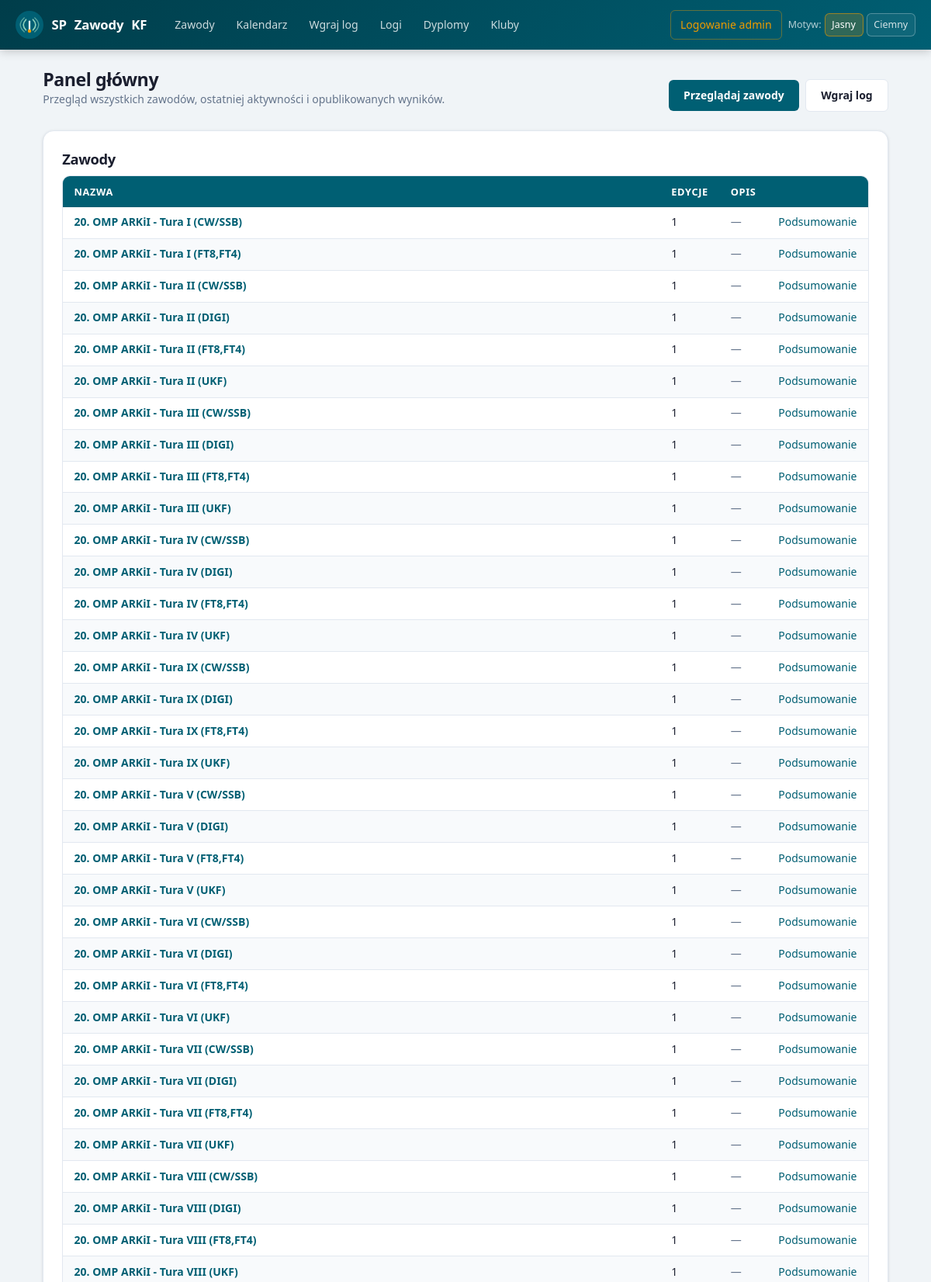
The page / (upper part) on the database its author committed.
### app/models.py (models this page shows)
class Contest(db.Model):
    id = db.Column(db.Integer, primary_key=True)
    name = db.Column(db.String(120), nullable=False, unique=True)
    description = db.Column(db.Text, nullable=True)
    is_yearly_recurring = db.Column(db.Boolean, default=True, nullable=False)
    created_at = db.Column(db.DateTime, default=datetime.utcnow, nullable=False)
    editions = db.relationship(
        "ContestEdition",
        back_populates="contest",
        cascade="all, delete-orphan",
        order_by="ContestEdition.year.desc()",
    )
    rule_notes = db.relationship(
        "ContestRuleNote",
        back_populates="contest",
        cascade="all, delete-orphan",
        order_by="ContestRuleNote.created_at.desc()",
    )

### app/routes.py (the view)
@bp.route("/")
def index():
    contests = Contest.query.order_by(Contest.created_at.desc()).all()
    recent_logs = ContestLog.query.order_by(ContestLog.submitted_at.desc()).limit(10).all()
    return render_template(
        "index.html",
        contests=contests,
        recent_logs=recent_logs,
    )

### app/admin_auth.py (called while the page is built)
def get_current_admin_user() -> AdminUser | None:
    if hasattr(g, "current_admin_user"):
        return g.current_admin_user
    user_id = session.get(SESSION_KEY)
    if not user_id:
        g.current_admin_user = None
        return None
    user = db.session.get(AdminUser, user_id)
    g.current_admin_user = user
    return user

### app/templates/index.html (shortened to what this page needs)
{% extends 'base.html' %}
{% block content %}
<div class="page-header">
    <div>
        <h2>Panel główny</h2>
        <p class="muted mb-0">Przegląd wszystkich zawodów, ostatniej aktywności i opublikowanych wyników.</p>
    </div>
    <div class="btn-group mt-0">
        <a href="{{ url_for('main.contests') }}" class="button">Przeglądaj zawody</a>
        <a href="{{ url_for('main.upload_log') }}" class="button btn-secondary">Wgraj log</a>
    </div>
</div>
<section class="card">
    <h3>Zawody</h3>
    {% if contests %}
        <div class="table-wrap">
        <table>
            <thead>
                <tr>
                    <th>Nazwa</th>
                    <th>Edycje</th>
                    <th>Opis</th>
                    <th></th>
                </tr>
            </thead>
            <tbody>
                {% for contest in contests %}
                <tr>
                    <td><a href="{{ url_for('main.contest_detail', contest_id=contest.id) }}"><strong>{{ contest.name }}</strong></a></td>
                    <td>{{ contest.editions|length }}</td>
                    <td class="muted">{{ contest.description or '—' }}</td>
                    <td>
                        <a href="{{ url_for('main.contest_summary', contest_id=contest.id) }}">Podsumowanie</a>
                    </td>
                </tr>
                {% endfor %}
            </tbody>
        </table>
        </div>
    {% else %}
        <div class="empty-state">
            <div class="empty-state-icon">📡</div>
            <p>Brak zawodów. <a href="{{ url_for('main.contests') }}">Utwórz pierwsze</a>.</p>
        </div>
    {% endif %}
</section>
{% endblock %}

### app/templates/base.html (shortened to what this page needs)
<!doctype html>
<html lang="{{ ui_lang }}" data-theme="{{ ui_theme }}">
<head>
    <link rel="stylesheet" href="{{ url_for('static', filename='styles.css') }}">
</head>
<body>
<header class="site-header">
    <div class="header-inner">
        <a class="site-logo" href="{{ url_for('main.index') }}">
            <img src="{{ url_for('static', filename='favicon.svg') }}" alt="Logo">
            <span class="site-logo-text">SP&nbsp;<span>Zawody</span>&nbsp;KF</span>
        </a>
        <nav>
            <a href="{{ url_for('main.contests') }}">{{ t('nav_contests') }}</a>
            <a href="{{ url_for('main.contest_calendar') }}">{{ t('nav_calendar') }}</a>
            <a href="{{ url_for('main.upload_log') }}">{{ t('nav_upload_log') }}</a>
            <a href="{{ url_for('main.logs_received') }}">{{ t('nav_logs') }}</a>
            <a href="{{ url_for('main.certificates_lookup') }}">{{ t('nav_certificates') }}</a>
            <a href="{{ url_for('main.clubs_home') }}">{{ t('nav_clubs') }}</a>
            <div class="nav-right">
                {% if current_admin_user %}
                    <a href="{{ url_for('admin.dashboard') }}" class="nav-admin">{{ t('nav_admin') }}</a>
                {% else %}
                    <a href="{{ url_for('admin.login') }}" class="nav-admin">{{ t('nav_admin_login') }}</a>
                {% endif %}
                <span class="nav-meta">{{ t('theme') }}:</span>
                <a href="{{ ui_url(theme='light') }}" class="nav-chip {% if ui_theme == 'light' %}active{% endif %}">{{ t('theme_light') }}</a>
                <a href="{{ ui_url(theme='dark') }}" class="nav-chip {% if ui_theme == 'dark' %}active{% endif %}">{{ t('theme_dark') }}</a>
            </div>
        </nav>
    </div>
</header>
<main class="container">
    {% block content %}{% endblock %}
</main>
</body>
</html>

### rows shown on the page
Contest: name "20. OMP ARKiI - Tura I (CW/SSB)", editions|length "1", description "—"
Contest: name "20. OMP ARKiI - Tura I (FT8,FT4)", editions|length "1", description "—"
Contest: name "20. OMP ARKiI - Tura II (CW/SSB)", editions|length "1", description "—"
Contest: name "20. OMP ARKiI - Tura II (DIGI)", editions|length "1", description "—"
Contest: name "20. OMP ARKiI - Tura II (FT8,FT4)", editions|length "1", description "—"
Contest: name "20. OMP ARKiI - Tura II (UKF)", editions|length "1", description "—"
Contest: name "20. OMP ARKiI - Tura III (CW/SSB)", editions|length "1", description "—"
Contest: name "20. OMP ARKiI - Tura III (DIGI)", editions|length "1", description "—"
Contest: name "20. OMP ARKiI - Tura III (FT8,FT4)", editions|length "1", description "—"
Contest: name "20. OMP ARKiI - Tura III (UKF)", editions|length "1", description "—"
Contest: name "20. OMP ARKiI - Tura IV (CW/SSB)", editions|length "1", description "—"
Contest: name "20. OMP ARKiI - Tura IV (DIGI)", editions|length "1", description "—"
Contest: name "20. OMP ARKiI - Tura IV (FT8,FT4)", editions|length "1", description "—"
Contest: name "20. OMP ARKiI - Tura IV (UKF)", editions|length "1", description "—"
Contest: name "20. OMP ARKiI - Tura IX (CW/SSB)", editions|length "1", description "—"
Contest: name "20. OMP ARKiI - Tura IX (DIGI)", editions|length "1", description "—"
Contest: name "20. OMP ARKiI - Tura IX (FT8,FT4)", editions|length "1", description "—"
Contest: name "20. OMP ARKiI - Tura IX (UKF)", editions|length "1", description "—"
Contest: name "20. OMP ARKiI - Tura V (CW/SSB)", editions|length "1", description "—"
Contest: name "20. OMP ARKiI - Tura V (DIGI)", editions|length "1", description "—"
Contest: name "20. OMP ARKiI - Tura V (FT8,FT4)", editions|length "1", description "—"
Contest: name "20. OMP ARKiI - Tura V (UKF)", editions|length "1", description "—"
Contest: name "20. OMP ARKiI - Tura VI (CW/SSB)", editions|length "1", description "—"
Contest: name "20. OMP ARKiI - Tura VI (DIGI)", editions|length "1", description "—"
Contest: name "20. OMP ARKiI - Tura VI (FT8,FT4)", editions|length "1", description "—"
Contest: name "20. OMP ARKiI - Tura VI (UKF)", editions|length "1", description "—"
Contest: name "20. OMP ARKiI - Tura VII (CW/SSB)", editions|length "1", description "—"
Contest: name "20. OMP ARKiI - Tura VII (DIGI)", editions|length "1", description "—"
Contest: name "20. OMP ARKiI - Tura VII (FT8,FT4)", editions|length "1", description "—"
Contest: name "20. OMP ARKiI - Tura VII (UKF)", editions|length "1", description "—"
Contest: name "20. OMP ARKiI - Tura VIII (CW/SSB)", editions|length "1", description "—"
Contest: name "20. OMP ARKiI - Tura VIII (DIGI)", editions|length "1", description "—"
Contest: name "20. OMP ARKiI - Tura VIII (FT8,FT4)", editions|length "1", description "—"
Contest: name "20. OMP ARKiI - Tura VIII (UKF)", editions|length "1", description "—"

### other values the page prints
{{ t('nav_contests') }} "Zawody"
{{ t('nav_calendar') }} "Kalendarz"
{{ t('nav_upload_log') }} "Wgraj log"
{{ t('nav_logs') }} "Logi"
{{ t('nav_certificates') }} "Dyplomy"
{{ t('nav_clubs') }} "Kluby"
{{ t('nav_admin_login') }} "Logowanie admin"
{{ t('theme') }} "Motyw"
{{ t('theme_light') }} "Jasny"
{{ t('theme_dark') }} "Ciemny"
